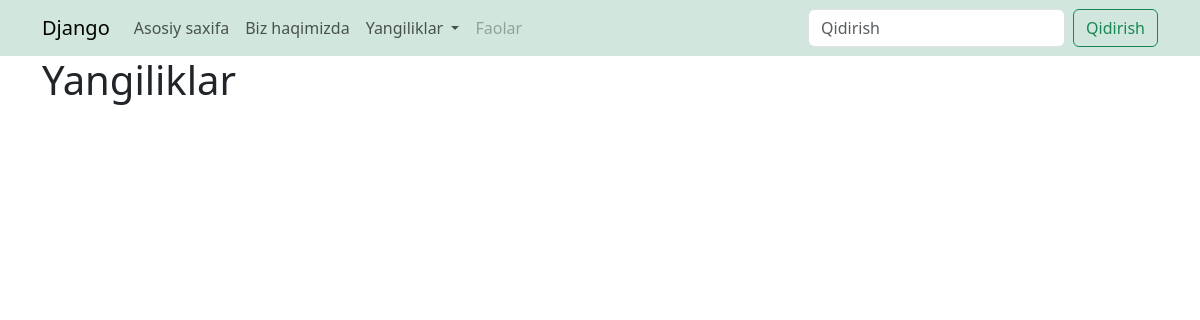
/, run on an earlier commit of the app's database.
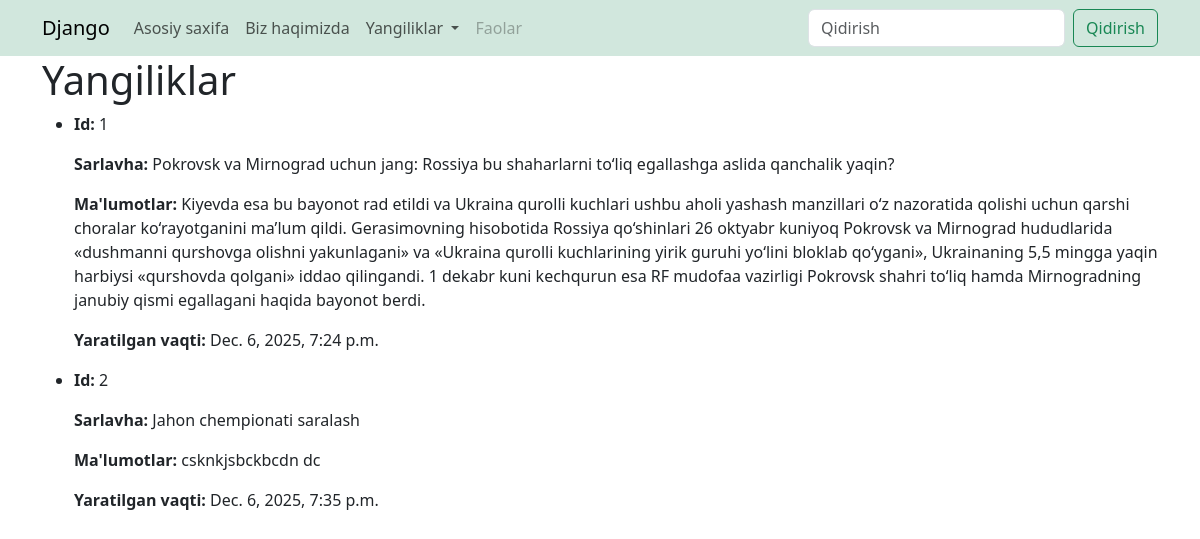
And on a later commit of the database.
### news/models.py (models this page shows, shortened)
class News(models.Model):
    title=models.CharField(max_length=150,verbose_name="Sarlavha")
    description=models.TextField(verbose_name="Malumotlar")
    created_at=models.DateTimeField(verbose_name="Yaratilgan vaqt",auto_now_add=True)
    updated_at=models.DateTimeField(auto_now=True,verbose_name="Yangilangan vaqt")
    photo=models.ImageField(upload_to='photos/',blank=True,null=True,verbose_name='Rasmlar')
    is_published=models.BooleanField(default=True,verbose_name="Nashr etilganlik")
    category=models.ForeignKey(Category,on_delete=models.CASCADE,verbose_name='Kategoria')
    class Meta:
        verbose_name="Yangilik"
        verbose_name_plural='Yangiliklar'

### news/views.py (the view)
# urls.py: path('',index,name='index')
def index(request):
    news=News.objects.all()
    context={
        'news':news
    }
    return render(request,'news/index.html',context=context)

### news/templates/news/index.html (shortened to what this page needs)
<!DOCTYPE html>
<html>
    <head>
        <link rel="stylesheet" href="">
        <link href="https://cdn.jsdelivr.net/npm/bootstrap@5.3.8/dist/css/bootstrap.min.css" rel="stylesheet">
    </head>
    <body>
        <nav class="navbar navbar-expand-lg bg-success-subtle">
            <div class="container">
              <a class="navbar-brand" href="{% url 'index' %}">Django</a>
              <div class="collapse navbar-collapse" id="navbarSupportedContent">
                <ul class="navbar-nav me-auto mb-2 mb-lg-0">
                  <li class="nav-item">
                    <a class="nav-link" aria-current="page" href="{% url 'index' %}">Asosiy saxifa</a>
                  </li>
                  <li class="nav-item">
                    <a class="nav-link" href="#">Biz haqimizda</a>
                  </li>
                  <li class="nav-item dropdown">
                    <a class="nav-link dropdown-toggle" href="#" role="button" data-bs-toggle="dropdown" aria-expanded="false">
                      Yangiliklar
                    </a>
                  </li>
                  <li class="nav-item">
                    <a class="nav-link disabled" aria-disabled="true">Faolar</a>
                  </li>
                </ul>
                <form class="d-flex" role="search">
                  <input class="form-control me-2" type="search" placeholder="Qidirish" aria-label="Search"/>
                  <button class="btn btn-outline-success" type="submit">Qidirish</button>
                </form>
              </div>
            </div>
          </nav>
        <main class='container'>
        <h1>Yangiliklar</h1>
        <ul>
            {% for n in news%}
            <li>
                <p><b>Id: </b>{{n.id}}</p>
                <p><b>Sarlavha: </b>{{n.title}}</p>
                <p><b>Ma'lumotlar: </b>{{n.description}}</p>
                <p><b>Yaratilgan vaqti: </b>{{n.created_at}}</p>
            </li>
            {% endfor %}
        </ul>
    </main>
    </body>
</html>

What changed in the data, as far as the page shows it:
added News: id "1", title "Pokrovsk va Mirnograd uchun jang: Rossiya bu shaharlarni to‘liq egallashga aslida qanchalik yaqin?", description "Kiyevda esa bu bayonot rad etildi va Ukraina qurolli kuchlari ushbu aholi yashash manzillari o‘z nazoratida qolishi uchun qarshi choralar ko‘rayotganini ma’lum qildi. Gerasimovning hisobotida Rossiya qo‘shinlari 26 oktyabr kuniyoq Pokrovsk va Mirnograd hududlarida «dushmanni qurshovga olishni yakunlagani» va «Ukraina qurolli kuchlarining yirik guruhi yo‘lini bloklab qo‘ygani», Ukrainaning 5,5 mingga yaqin harbiysi «qurshovda qolgani» iddao qilingandi. 1 dekabr kuni kechqurun esa RF mudofaa vazirligi Pokrovsk shahri to‘liq hamda Mirnogradning janubiy qismi egallagani haqida bayonot berdi.", created_at "Dec. 6, 2025, 7:24 p.m."
added News: id "2", title "Jahon chempionati saralash", description "csknkjsbckbcdn dc", created_at "Dec. 6, 2025, 7:35 p.m."
